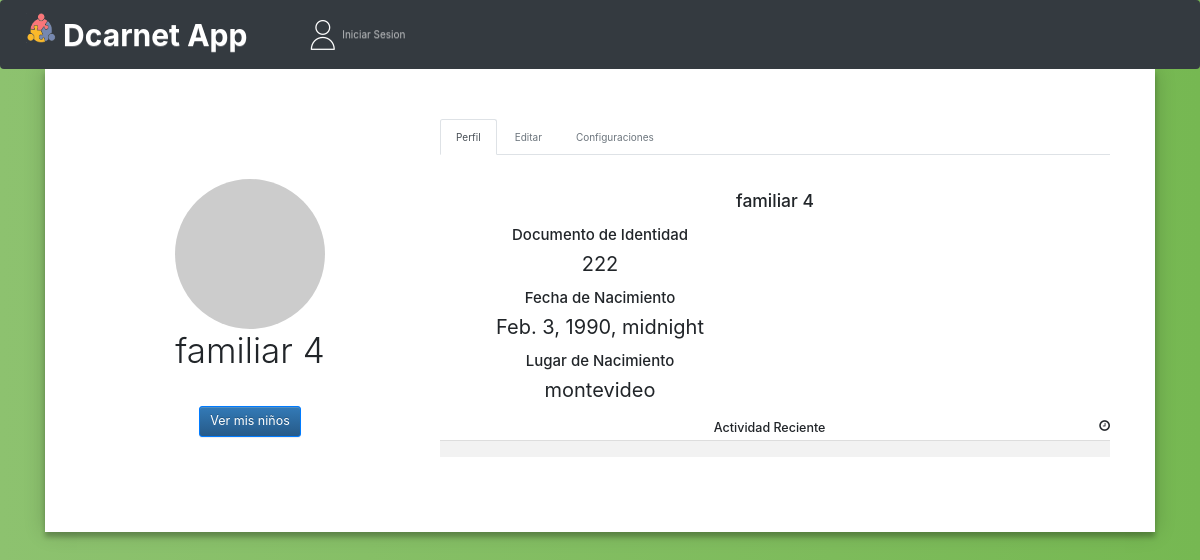
The page /carnets/detail_Familiar/7/ on the database its author committed.
### carnets/models.py (models this page shows, shortened)
class Persona(models.Model):
    nombre = models.CharField(max_length=200)
    apellido = models.CharField(max_length=200)
    descripcion = models.TextField()
    fecha_de_nacimiento = models.DateTimeField(blank=True, null=True)
    fecha_de_creacion = models.DateTimeField(default=timezone.now)
    documento_de_Identidad = models.CharField(max_length=200)
    lugar_de_nacimiento = models.CharField(max_length=200)
    tipos = (
        ("a", "Tutor"),
        ("b", "Doctor"),
        ("c", "Nino"),
    )
    tipo_persona = models.CharField(max_length=1, choices=tipos)

### carnets/views.py (the view, shortened to what this page needs)
# urls.py: path("detail_Familiar/<int:pk>/", views.PerfilFamiliarView.as_view(), name="detail_familiar"),
class PerfilFamiliarView(DetailView):
    model = models.Tutor
    context_object_name = "perfil_familiar"
    template_name = "carnets/indexFamiliar/familiar_detail.html"
    def get(self, request, *args, **kwargs):
        try:
            tutor = get_object_or_404(models.Tutor, usuario_id=kwargs["pk"])
            context = {"tutor": tutor}
            return render(
                request, "carnets/indexFamiliar/familiar_detail.html", context
            )
        except Http404:
            return redirect(reverse("carnets:crear_familiar"))

### templates/carnets/indexFamiliar/familiar_detail.html
{% extends "base.html" %}
  {% load static %}
  {% block content %}
    <div class="container">
      <div class="form-index" >
        <div class="row my-2">
          <div class="col-lg-4 order-lg-1 text-center"><br><br><br><br>
            {% if user.usuario.foto_perfil %}
            <img class="mx-auto img-fluid img-circle d-block" alt="avatar"  src="{{ user.usuario.foto_perfil.url }}" style="width: 60%" >
            {% else %}
              <img src="//placehold.it/150" class="mx-auto img-fluid img-circle d-block" alt="avatar">
            {% endif %}
                <h2 class="display-4">  {{tutor.nombre }}  {{ tutor.apellido }} </h2> <br><br>
                  <a type="button" href="{% url 'carnets:nino_list' %}">
                      <button type="button" class="btn btn-primary btn-lg"> Ver mis niños </button> </a>
            </div>
            <div class="col-lg-8 order-lg-2">
                <ul class="nav nav-tabs">
                    <li class="">
                        <a href="" data-target="#profile" data-toggle="tab" class="nav-link active">Perfil</a>
                    </li>
                    <li class="">
                        <a href="" data-target="#edit" data-toggle="tab" class="nav-link disabled" >Editar</a>
                    </li>
                    <li class="">
                        <a href="" data-target="#config" data-toggle="tab" class="nav-link disabled">Configuraciones</a>
                    </li>
                </ul>
                <div class="tab-content py-4">
                    <div class="tab-pane active" id="profile">
                        <h3 class="h3">  {{ tutor.nombre }}
                          {{ tutor.apellido }} </h3>
                        <div class="row">
                            <div class="col-md-6">
                                <h4 class="h4"> Documento de Identidad </h4>
                                <p>    {{ tutor.documento_de_Identidad }} </p>
                                <h4 class="h4">Fecha de Nacimiento</h4>
                                <p>   {{ tutor.fecha_de_nacimiento }} </p>
                                <h4 class="h4" >Lugar de Nacimiento </h4>
                                <p>   {{ tutor.lugar_de_nacimiento }} </p>
                            </div>
                            <div class="col-md-12">
                                <h5 class="mt-2"><span class="fa fa-clock-o ion-clock float-right"></span> Actividad Reciente </h5>
                                <table class="table table-sm table-hover table-striped">
                                    <tbody>
                                        <tr>
                                            <td>
                                            </td>
                                        </tr>
                                    </tbody>
                                </table>
                            </div>
                        </div>
                  </div>
              </div>
              </div>
            </div>
          </div>
    </div>
  {% endblock %}

### autenticacion/static/css/main.css (style rules this page uses)
.form-index { position: relative; z-index: 1; background: #FFFFFF; width: auto; margin: 0 auto auto; padding: 45px; text-align: center; box-shadow: 0 0 20px 0 rgba(0, 0, 0, 0.2), 0 5px 5px 0 rgba(0, 0, 0, 0.24); }
.container { position: relative; z-index: 1; max-width: 300px; margin: 0 auto; }
.container:before, .container:after { content: ""; display: block; clear: both; }
p { font-size: 2rem; }
.nav-link.disabled { cursor: not-allowed !important; }

### rows shown on the page
Persona: nombre "familiar", apellido "4", documento_de_Identidad "222", fecha_de_nacimiento "Feb. 3, 1990, midnight", lugar_de_nacimiento "montevideo"
